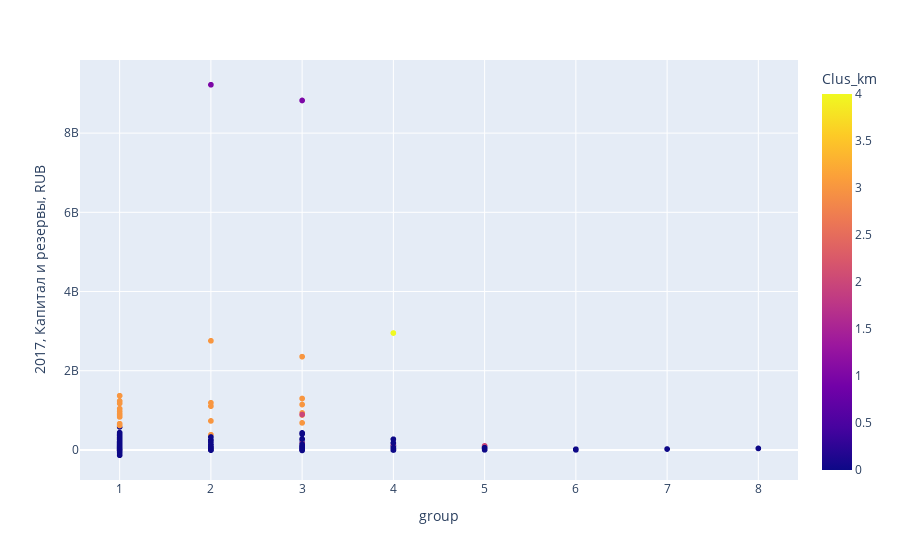

This figure's notebook cell:
### Code cell
fig = px.scatter(year_2017, x="group", y="2017, Капитал и резервы, RUB", color="Clus_km")
fig.show()

### Figure 1 — Plotly figure (JSON) as saved in the notebook; plotly's stock layout.template omitted (floating-point values rounded to 4 significant figures; data arrays with more than 128 entries replaced by an {"elided": "..."} marker saying what was removed)
{"data": [{"hovertemplate": "group=%{x}<br>2017, Капитал и резервы, RUB=%{y}<br>Clus_km=%{marker.color}<extra></extra>", "legendgroup": "", "marker": {"color": {"elided": "2613 int values"}, "coloraxis": "coloraxis", "symbol": "circle"}, "mode": "markers", "name": "", "showlegend": false, "type": "scattergl", "x": {"elided": "2613 int values"}, "xaxis": "x", "y": {"elided": "2613 int values"}, "yaxis": "y"}], "layout": {"coloraxis": {"colorbar": {"title": {"text": "Clus_km"}}, "colorscale": [[0, "#0d0887"], [0.1111, "#46039f"], [0.2222, "#7201a8"], [0.3333, "#9c179e"], [0.4444, "#bd3786"], [0.5556, "#d8576b"], [0.6667, "#ed7953"], [0.7778, "#fb9f3a"], [0.8889, "#fdca26"], [1, "#f0f921"]]}, "legend": {"tracegroupgap": 0}, "margin": {"t": 60}, "xaxis": {"anchor": "y", "domain": [0, 1], "title": {"text": "group"}}, "yaxis": {"anchor": "x", "domain": [0, 1], "title": {"text": "2017, Капитал и резервы, RUB"}}}}
